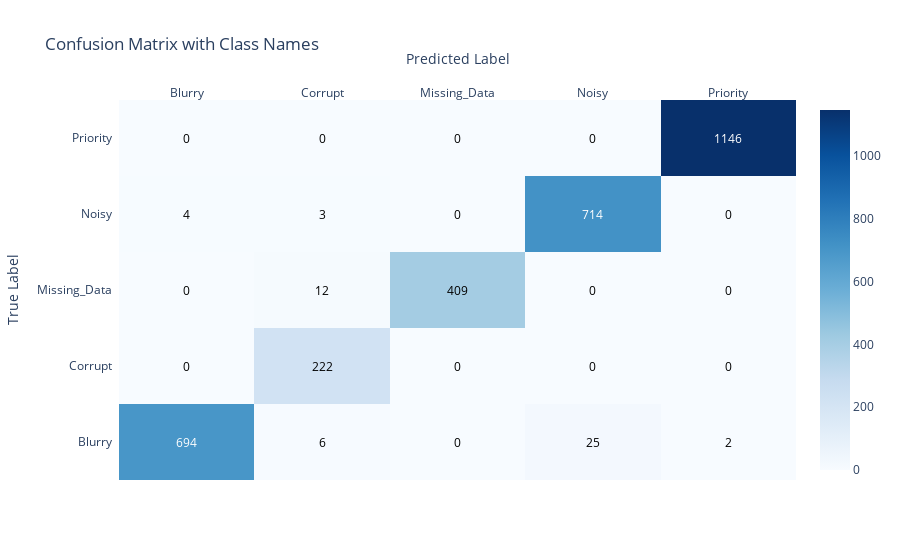

The code cell stored with this chart in its notebook:
### Code cell
import plotly.figure_factory as ff
import numpy as np
from sklearn.metrics import confusion_matrix

# Define class names
class_names = ["Blurry", "Corrupt", "Missing_Data", "Noisy", "Priority"]

# Compute the confusion matrix
cm = confusion_matrix(val_labels, val_predictions)

# Create the heatmap
fig = ff.create_annotated_heatmap(
    z=cm, 
    x=class_names, 
    y=class_names, 
    colorscale="Blues",
    showscale=True
)

# Update layout for better readability
fig.update_layout(
    title="Confusion Matrix with Class Names",
    xaxis=dict(title="Predicted Label"),
    yaxis=dict(title="True Label")
)

# Show the figure
fig.show()

### Figure 1 — Plotly figure (JSON) as saved in the notebook; plotly's stock layout.template omitted (floating-point values rounded to 4 significant figures)
{"data": [{"colorscale": [[0, "rgb(247,251,255)"], [0.125, "rgb(222,235,247)"], [0.25, "rgb(198,219,239)"], [0.375, "rgb(158,202,225)"], [0.5, "rgb(107,174,214)"], [0.625, "rgb(66,146,198)"], [0.75, "rgb(33,113,181)"], [0.875, "rgb(8,81,156)"], [1, "rgb(8,48,107)"]], "reversescale": false, "showscale": true, "type": "heatmap", "x": ["Blurry", "Corrupt", "Missing_Data", "Noisy", "Priority"], "y": ["Blurry", "Corrupt", "Missing_Data", "Noisy", "Priority"], "z": [[694, 6, 0, 25, 2], [0, 222, 0, 0, 0], [0, 12, 409, 0, 0], [4, 3, 0, 714, 0], [0, 0, 0, 0, 1146]]}], "layout": {"annotations": [{"font": {"color": "#FFFFFF"}, "showarrow": false, "text": "694", "x": "Blurry", "xref": "x", "y": "Blurry", "yref": "y"}, {"font": {"color": "#000000"}, "showarrow": false, "text": "6", "x": "Corrupt", "xref": "x", "y": "Blurry", "yref": "y"}, {"font": {"color": "#000000"}, "showarrow": false, "text": "0", "x": "Missing_Data", "xref": "x", "y": "Blurry", "yref": "y"}, {"font": {"color": "#000000"}, "showarrow": false, "text": "25", "x": "Noisy", "xref": "x", "y": "Blurry", "yref": "y"}, {"font": {"color": "#000000"}, "showarrow": false, "text": "2", "x": "Priority", "xref": "x", "y": "Blurry", "yref": "y"}, {"font": {"color": "#000000"}, "showarrow": false, "text": "0", "x": "Blurry", "xref": "x", "y": "Corrupt", "yref": "y"}, {"font": {"color": "#000000"}, "showarrow": false, "text": "222", "x": "Corrupt", "xref": "x", "y": "Corrupt", "yref": "y"}, {"font": {"color": "#000000"}, "showarrow": false, "text": "0", "x": "Missing_Data", "xref": "x", "y": "Corrupt", "yref": "y"}, {"font": {"color": "#000000"}, "showarrow": false, "text": "0", "x": "Noisy", "xref": "x", "y": "Corrupt", "yref": "y"}, {"font": {"color": "#000000"}, "showarrow": false, "text": "0", "x": "Priority", "xref": "x", "y": "Corrupt", "yref": "y"}, {"font": {"color": "#000000"}, "showarrow": false, "text": "0", "x": "Blurry", "xref": "x", "y": "Missing_Data", "yref": "y"}, {"font": {"color": "#000000"}, "showarrow": false, "text": "12", "x": "Corrupt", "xref": "x", "y": "Missing_Data", "yref": "y"}, {"font": {"color": "#000000"}, "showarrow": false, "text": "409", "x": "Missing_Data", "xref": "x", "y": "Missing_Data", "yref": "y"}, {"font": {"color": "#000000"}, "showarrow": false, "text": "0", "x": "Noisy", "xref": "x", "y": "Missing_Data", "yref": "y"}, {"font": {"color": "#000000"}, "showarrow": false, "text": "0", "x": "Priority", "xref": "x", "y": "Missing_Data", "yref": "y"}, {"font": {"color": "#000000"}, "showarrow": false, "text": "4", "x": "Blurry", "xref": "x", "y": "Noisy", "yref": "y"}, {"font": {"color": "#000000"}, "showarrow": false, "text": "3", "x": "Corrupt", "xref": "x", "y": "Noisy", "yref": "y"}, {"font": {"color": "#000000"}, "showarrow": false, "text": "0", "x": "Missing_Data", "xref": "x", "y": "Noisy", "yref": "y"}, {"font": {"color": "#FFFFFF"}, "showarrow": false, "text": "714", "x": "Noisy", "xref": "x", "y": "Noisy", "yref": "y"}, {"font": {"color": "#000000"}, "showarrow": false, "text": "0", "x": "Priority", "xref": "x", "y": "Noisy", "yref": "y"}, {"font": {"color": "#000000"}, "showarrow": false, "text": "0", "x": "Blurry", "xref": "x", "y": "Priority", "yref": "y"}, {"font": {"color": "#000000"}, "showarrow": false, "text": "0", "x": "Corrupt", "xref": "x", "y": "Priority", "yref": "y"}, {"font": {"color": "#000000"}, "showarrow": false, "text": "0", "x": "Missing_Data", "xref": "x", "y": "Priority", "yref": "y"}, {"font": {"color": "#000000"}, "showarrow": false, "text": "0", "x": "Noisy", "xref": "x", "y": "Priority", "yref": "y"}, {"font": {"color": "#FFFFFF"}, "showarrow": false, "text": "1146", "x": "Priority", "xref": "x", "y": "Priority", "yref": "y"}], "title": {"text": "Confusion Matrix with Class Names"}, "xaxis": {"dtick": 1, "gridcolor": "rgb(0, 0, 0)", "side": "top", "ticks": "", "title": {"text": "Predicted Label"}}, "yaxis": {"dtick": 1, "ticks": "", "ticksuffix": "  ", "title": {"text": "True Label"}}}}
